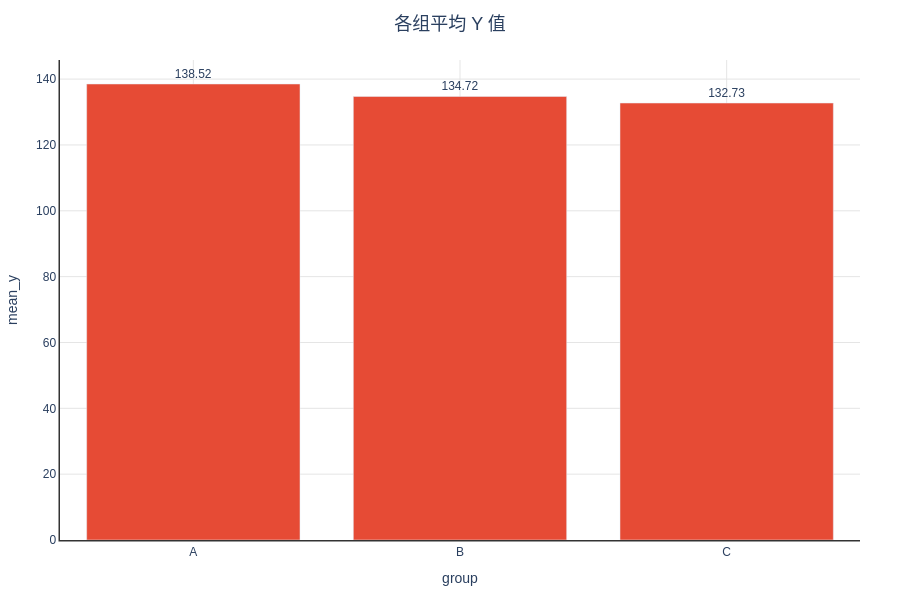

Notebook code for this chart:
### Code cell
# 5.3 柱状图
print("柱状图（bar_plot）")
# 创建分组统计数据
bar_data = df_clean.group_by("group").agg(pl.col("y").mean().alias("mean_y"))
fig = viz.bar_plot(
    bar_data,
    x="group",
    y="mean_y",
    title="各组平均 Y 值",
    show_values=True,
)
fig.show()

### Figure 1 — Plotly figure (JSON) as saved in the notebook; plotly's stock layout.template omitted (floating-point values rounded to 4 significant figures)
{"data": [{"marker": {"color": "#E64B35"}, "text": ["138.52", "134.72", "132.73"], "textposition": "outside", "type": "bar", "x": ["A", "B", "C"], "y": [138.5, 134.7, 132.7]}], "layout": {"barmode": "group", "font": {"family": "Arial, sans-serif", "size": 12}, "height": 600, "legend": {"bgcolor": "rgba(255,255,255,0.8)", "borderwidth": 1, "font": {"size": 12}}, "margin": {"b": 60, "l": 60, "r": 40, "t": 60}, "paper_bgcolor": "white", "plot_bgcolor": "white", "title": {"font": {"family": "Arial, sans-serif", "size": 18}, "text": "各组平均 Y 值", "x": 0.5, "xanchor": "center"}, "width": 900, "xaxis": {"gridcolor": "#E5E5E5", "gridwidth": 1, "linecolor": "#333333", "linewidth": 1.5, "showgrid": true, "tickfont": {"size": 12}, "title": {"font": {"size": 14}, "text": "group"}, "zeroline": false}, "yaxis": {"gridcolor": "#E5E5E5", "gridwidth": 1, "linecolor": "#333333", "linewidth": 1.5, "showgrid": true, "tickfont": {"size": 12}, "title": {"font": {"size": 14}, "text": "mean_y"}, "zeroline": false}}}
